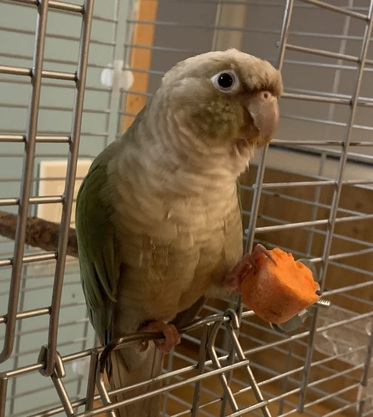
#> input picture CSCI-B 657 - Computer Vision/Assignment 1/example.jpg, 373 x 417 px
$ python grade.py example.jpg out.png
#> lines starting #> are read from the running program, lines starting #| are printed output that depends on the picture
#Import the Image and ImageFilter classes from PIL (Pillow)
from PIL import Image
from PIL import ImageFilter
import sys
import random
import numpy as np


im = Image.open(sys.argv[1])
#> im is the input picture: PIL image 373x417 RGB; mean R, G, B 117, 97.6, 72.2

output_file = sys.argv[2]

# Dimensions of the image
print("Image is %s pixels wide." % im.width)
#| Image is 373 pixels wide.
print("Image is %s pixels high." % im.height)
#| Image is 417 pixels high.
print("Image mode is %s." % im.mode)
#| Image mode is RGB.

# Here I've used Sobel filters for vertical and horizontal to perform the edge detection

# vertical filter
filter_v = [[-1,-2,-1], [0,0,0], [1,2,1]]

#horizontal filter
filter_h = [[-1,0,1], [-2,0,2], [-1,0,1]]

# Converting the input image to grayscale value
gray_im = im.convert("L")
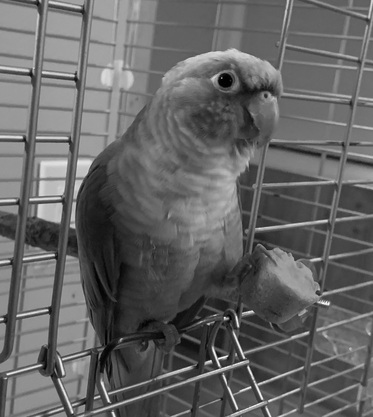
#> gray_im: PIL image 373x417 L; min 0, max 251, mean 100.5

# Create a new blank color image the same size as the input
color_im = Image.new("RGB", (im.width, im.height), color=0)
#> color_im: PIL image 373x417 RGB; every value is 0

# A copy of the original image is taken to change to values that will given after edge detection
edges_img = np.array(gray_im.copy())

image_array = np.array(gray_im)

# Two dictionaries are initialized to get the x and y line coordinates along with edge strength
dict_y = {}

dict_x = {}

# Performing edge detection
for x in range(3, im.height-2):

    x_sum = 0

    for y in range(3,im.width-2):

        # Patch from the image is parsed for applying filter
        parse_win = image_array[x-1:x+2, y-1:y+2]

        # Vertical filter applied
        trans_v = filter_v*parse_win

        value_v = trans_v.sum()/4

        # Horizontal filter applied
        trans_h = filter_h*parse_win

        value_h = trans_h.sum()/4

        edge_value = np.sqrt(value_v**2 + value_h**2)

        # The edge values are calculated and stored
        edges_img[x, y] = edge_value*10

        x_sum += edge_value*10

        # The y line coordinte along with the pixel strength is captured
        if y in dict_y.keys():

            dict_y[y] += edge_value*10

        else:

            dict_y[y] = edge_value*10

    # The x line coordinate along with the pixel strength is captured
    dict_x[x] = x_sum
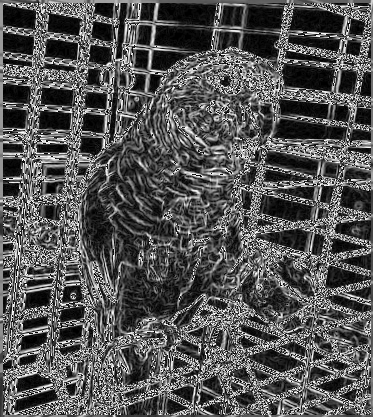
#> edges_img: shape (417, 373); min 0, max 255, mean 84.7
#> after the loop, dict_x = 412 items; dict_y = 368 items


# Function to find the vertical lines in the image for the answer boxes

def find_lines(item, num, dist):

    count = 0

    axis_list = [sys.maxsize]

    # Looping through the line coordinates
    for axis in item.keys():

        inner_count = 0

        for each_axis in axis_list:

            # Keeping a check on the distance between each vertical line
            if(abs(each_axis - axis) < dist):

                inner_count += 1

                break

        # If the distance between 2 lines satisfies then append it to the final list
        if(inner_count == 0):

            axis_list.append(axis)

            count+=1

        # Check to find the relevant number of vertical lines for the image answer boxes
        if count>100 or len(axis_list) == num:

            break

    return axis_list[1:]


# Function to find the horizontal lines in the image for the answer boxes

def x_lines_func(x_line,dist_1,dist_2,y_line):

    y_line.sort()

    x_line.sort()

    final = []

    # Looping through each horizontal line
    for each_index_1 in range(0,len(x_line)):

        if(x_line[each_index_1] > 560):

            # Check to find if it contains the number before to assume as a answer box

            x = edges_img[x_line[each_index_1]+6:x_line[each_index_1]+29,y_line[0]-50:y_line[0]].sum()

            if(x > 20000):

                final.append(x_line[each_index_1])

                index = each_index_1

                break

    # Check if the lines are separated with a threshold distance

    for each_index in range(index+1,len(x_line)):

        # Lines for the answer box

        if(len(final)%2 !=0 ):

            if(abs(x_line[each_index] - final[-1]) > dist_1):

                final.append(x_line[each_index])

        # Lines for the distance beteween the answer box
        else:

            if(abs(x_line[each_index] - final[-1]) > dist_2):

                final.append(x_line[each_index])

    return final


# Sort the vertical and horizontal lines based on the edge strength

y_axis = dict(sorted(dict_y.items(), key=lambda x:x[1], reverse = True))
#> y_axis = 368 items
x_axis = dict(sorted(dict_x.items(), key=lambda x:x[1], reverse = True))
#> x_axis = 412 items


# To find all the correct vertical lines

y_line = find_lines(y_axis,31,25)
#> the loop in find_lines, `for axis in item.keys(): ` made 368 passes
#> axis on passes 1 to 12: 38, 39, 37, 75, 61, 76, 62, 36, 60, 77, 40, 236
#> after the loop in find_lines, `for axis in item.keys():`: axis_list = [9223372036854775807, 38, 75, 236, 10, 370, 319, 261, 107, 286, 345, 211, 180, 132]; count = 13
#> y_line = [38, 75, 236, 10, 370, 319, 261, 107, 286, 345, 211, 180, 132]

# To find all the correct horizontal lines

x_all = find_lines(x_axis,200,12)
#> the loop in find_lines (call 2), `for axis in item.keys(): ` made 412 passes
#> axis on passes 1 to 12: 142, 369, 370, 371, 372, 368, 367, 412, 366, 373, 411, 374
#> x_all = 28 values, max 412 at index 2, min 4 at index 12, mean 204.9
x_line = x_lines_func(x_all,25,10,y_line)
#> the loop in x_lines_func, `for each_index_1 in range(0,len(x_line)): ` made 28 passes
#> after the loop in x_lines_func, `for each_index_1 in range(0,len(x_line)):`: final = []
#> (the run stopped early here; a loop or call above may not have finished)
